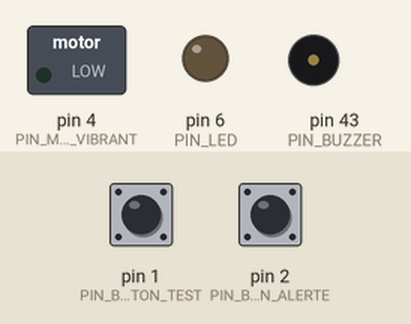
Simulated run of this sketch. Board: Arduino Mega 2560, built with avr-gcc and run on an emulated ATmega2560. Shown: switched loads named in the sketch (green lamp = pin HIGH), output pins drawn as LEDs (lit = HIGH), buzzer (waves = sounding). Dashed ring = blinking. Inputs (shaded band) come from the test bench; at power-on: pin 2 (PIN_BOUTON_ALERTE) HIGH, pin 1 (PIN_BOUTON_TEST) HIGH.

Above: at 1.2 s.
1.3 s: pin 2 (PIN_BOUTON_ALERTE) pulled LOW for 0.15 s
At 1.54 s:
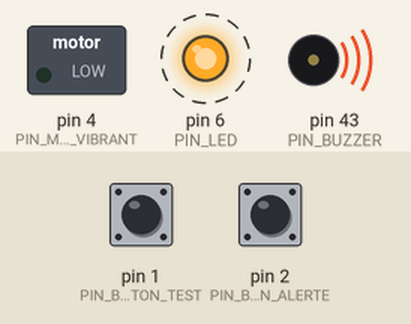
4.3 s: pin 2 (PIN_BOUTON_ALERTE) pulled LOW for 1 s
At 5.0 s:
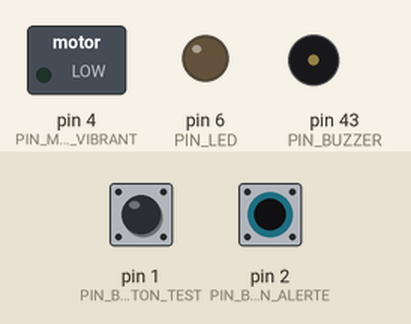
6.8 s: pin 1 (PIN_BOUTON_TEST) pulled LOW for 0.15 s
At 7.0 s:
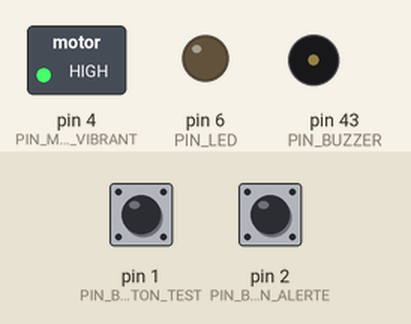
8.7 s: pin 2 (PIN_BOUTON_ALERTE) pulled LOW for 3.2 s
At 12.19 s:
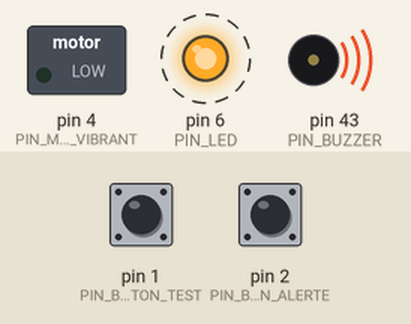
Timing chart, 0 to 14.9 s (numbered marks = the images above; inputs shaded):
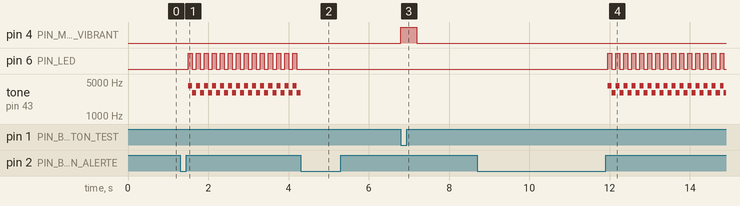

The sketch:

code_if37_final.ino
```cpp
const int PIN_BOUTON_TEST = 1;
const int PIN_BOUTON_ALERTE = 2;
const int PIN_BUZZER = 43;
const int PIN_MOTEUR_VIBRANT = 4;
const int PIN_LED = 6;


bool alerteActive = false; // État global de l'alerte


// Variables pour le chronométrage sans délai
unsigned long dernierChangement = 0;
bool etatToggle = false;
const long intervalle = 100; // Fréquence de clignotement


void setup() {
  pinMode(PIN_BOUTON_TEST, INPUT_PULLUP);
  pinMode(PIN_BOUTON_ALERTE, INPUT_PULLUP);
  pinMode(PIN_BUZZER, OUTPUT);
  pinMode(PIN_MOTEUR_VIBRANT, OUTPUT);
  pinMode(PIN_LED, OUTPUT);
}


void loop() {
  // Test haptique
  if (digitalRead(PIN_BOUTON_TEST) == LOW && !alerteActive) {
    digitalWrite(PIN_MOTEUR_VIBRANT, HIGH);
    delay(400);
    digitalWrite(PIN_MOTEUR_VIBRANT, LOW);
    while(digitalRead(PIN_BOUTON_TEST) == LOW);
  }


  // Bascule l'état d'alerte
  if (digitalRead(PIN_BOUTON_ALERTE) == LOW) {
    alerteActive = !alerteActive;
    if (!alerteActive) {
      noTone(PIN_BUZZER);
      digitalWrite(PIN_LED, LOW);
    }
    while(digitalRead(PIN_BOUTON_ALERTE) == LOW);
    delay(50);
  }


  // Exécution de l'alerte par machine à états (non bloquant)
  if (alerteActive) {
    if (millis() - dernierChangement >= intervalle) {
      dernierChangement = millis();
      etatToggle = !etatToggle;

      if (etatToggle) {
        tone(PIN_BUZZER, 4200);
        digitalWrite(PIN_LED, HIGH);
      } else {
        tone(PIN_BUZZER, 3000);
        digitalWrite(PIN_LED, LOW);
      }
    }
  } else {
    // État de repos forcé
    noTone(PIN_BUZZER);
    digitalWrite(PIN_LED, LOW);
  }
}
```

Measured:
- after the input at 1.3 s, pin 6 (PIN_LED): alternates HIGH for 0.10 s and LOW for 0.10 s, starting after 0.20 s; tone on pin 43 (PIN_BUZZER): alternates 4200 Hz for 0.10 s and 3000 Hz for 0.10 s, starting after 0.20 s
- after the input at 4.3 s, pin 6 (PIN_LED): stops changing and stays LOW
- after the input at 6.8 s, pin 4 (PIN_MOTEUR_VIBRANT): LOW → HIGH at once, → LOW 0.40 s later
- after the input at 8.7 s, pin 6 (PIN_LED): alternates HIGH for 0.10 s and LOW for 0.10 s, starting after 3.3 s; tone on pin 43 (PIN_BUZZER): alternates 4200 Hz for 0.10 s and 3000 Hz for 0.10 s, starting after 3.3 s
